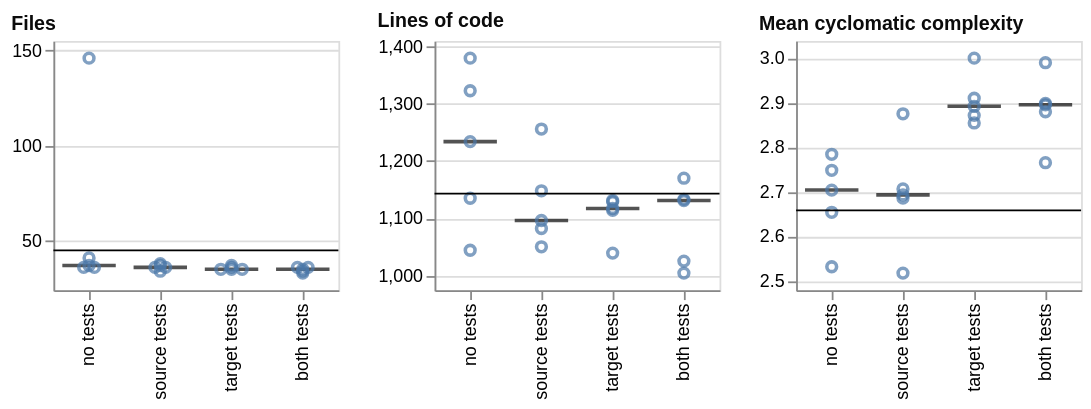

Here is the Vega-Lite specification saved for this chart:
### Vega-Lite specification from a JSON file in a GitHub repository (floating-point values rounded to 4 significant figures)
{"config": {"view": {"continuousWidth": 300, "continuousHeight": 300}}, "concat": [{"layer": [{"mark": {"type": "tick", "color": "#0b0b0b", "opacity": 0.7, "size": 30, "thickness": 2}, "encoding": {"x": {"field": "condition", "scale": {"paddingInner": 0.25, "paddingOuter": 0.125}, "sort": ["no tests", "source tests", "target tests", "both tests"], "title": null, "type": "nominal"}, "y": {"aggregate": "median", "field": "value", "scale": {"domain": [23.96, 155.0], "nice": false}, "title": null, "type": "quantitative"}}}, {"mark": {"type": "point"}, "encoding": {"x": {"field": "condition", "scale": {"paddingInner": 0.25, "paddingOuter": 0.125}, "sort": ["no tests", "source tests", "target tests", "both tests"], "title": null, "type": "nominal"}, "xOffset": {"field": "nudge", "scale": {"domain": [-1.0, 1.0], "range": [9.0, 21.0]}, "title": null, "type": "quantitative"}, "y": {"field": "value", "scale": {"domain": [23.96, 155.0], "nice": false}, "type": "quantitative"}}}, {"mark": {"type": "rule"}, "encoding": {"y": {"aggregate": "median", "field": "reference", "scale": {"domain": [23.96, 155.0], "nice": false}, "type": "quantitative"}}, "transform": [{"filter": {"field": "reference", "valid": true}}]}], "data": {"name": "data-0dd52b264c45575ef80ee2be7fb37794"}, "height": 140, "title": {"text": "Files", "anchor": "start", "color": "#0b0b0b", "fontSize": 11}, "width": 160}, {"layer": [{"mark": {"type": "tick", "color": "#0b0b0b", "opacity": 0.7, "size": 30, "thickness": 2}, "encoding": {"x": {"field": "condition", "scale": {"paddingInner": 0.25, "paddingOuter": 0.125}, "sort": ["no tests", "source tests", "target tests", "both tests"], "title": null, "type": "nominal"}, "y": {"aggregate": "median", "field": "value", "scale": {"domain": [973.9, 1410.0], "nice": false}, "title": null, "type": "quantitative"}}}, {"mark": {"type": "point"}, "encoding": {"x": {"field": "condition", "scale": {"paddingInner": 0.25, "paddingOuter": 0.125}, "sort": ["no tests", "source tests", "target tests", "both tests"], "title": null, "type": "nominal"}, "xOffset": {"field": "nudge", "scale": {"domain": [-1.0, 1.0], "range": [9.0, 21.0]}, "title": null, "type": "quantitative"}, "y": {"field": "value", "scale": {"domain": [973.9, 1410.0], "nice": false}, "type": "quantitative"}}}, {"mark": {"type": "rule"}, "encoding": {"y": {"aggregate": "median", "field": "reference", "scale": {"domain": [973.9, 1410.0], "nice": false}, "type": "quantitative"}}, "transform": [{"filter": {"field": "reference", "valid": true}}]}], "data": {"name": "data-57e6dfa4703c2c07c56e1e6b0a97b20b"}, "height": 140, "title": {"text": "Lines of code", "anchor": "start", "color": "#0b0b0b", "fontSize": 11}, "width": 160}, {"layer": [{"mark": {"type": "tick", "color": "#0b0b0b", "opacity": 0.7, "size": 30, "thickness": 2}, "encoding": {"x": {"field": "condition", "scale": {"paddingInner": 0.25, "paddingOuter": 0.125}, "sort": ["no tests", "source tests", "target tests", "both tests"], "title": null, "type": "nominal"}, "y": {"aggregate": "median", "field": "value", "scale": {"domain": [2.479, 3.039], "nice": false}, "title": null, "type": "quantitative"}}}, {"mark": {"type": "point"}, "encoding": {"x": {"field": "condition", "scale": {"paddingInner": 0.25, "paddingOuter": 0.125}, "sort": ["no tests", "source tests", "target tests", "both tests"], "title": null, "type": "nominal"}, "xOffset": {"field": "nudge", "scale": {"domain": [-1.0, 1.0], "range": [9.0, 21.0]}, "title": null, "type": "quantitative"}, "y": {"field": "value", "scale": {"domain": [2.479, 3.039], "nice": false}, "type": "quantitative"}}}, {"mark": {"type": "rule"}, "encoding": {"y": {"aggregate": "median", "field": "reference", "scale": {"domain": [2.479, 3.039], "nice": false}, "type": "quantitative"}}, "transform": [{"filter": {"field": "reference", "valid": true}}]}], "data": {"name": "data-6ce6bce2af6c188dca6ea08ad52b77d4"}, "height": 140, "title": {"text": "Mean cyclomatic complexity", "anchor": "start", "color": "#0b0b0b", "fontSize": 11}, "width": 160}], "columns": 4, "$schema": "https://vega.github.io/schema/vega-lite/v6.4.1.json", "datasets": {"data-0dd52b264c45575ef80ee2be7fb37794": [{"condition": "no tests", "layout": "rebuilt the file layout", "metric": "file_count", "value": 36.0, "reference": 45.0, "nudge": -0.5}, {"condition": "no tests", "layout": "kept the file layout", "metric": "file_count", "value": 36.0, "reference": 45.0, "nudge": 0.5}, {"condition": "no tests", "layout": "kept the file layout", "metric": "file_count", "value": 146.0, "reference": 45.0, "nudge": 0.0}, {"condition": "no tests", "layout": "rebuilt the file layout", "metric": "file_count", "value": 41.0, "reference": 45.0, "nudge": 0.0}, {"condition": "no tests", "layout": "rebuilt the file layout", "metric": "file_count", "value": 37.0, "reference": 45.0, "nudge": 0.0}, {"condition": "source tests", "layout": "kept the file layout", "metric": "file_count", "value": 36.0, "reference": 45.0, "nudge": -0.5}, {"condition": "source tests", "layout": "kept the file layout", "metric": "file_count", "value": 36.0, "reference": 45.0, "nudge": 0.5}, {"condition": "source tests", "layout": "kept the file layout", "metric": "file_count", "value": 38.0, "reference": 45.0, "nudge": 0.0}, {"condition": "source tests", "layout": "kept the file layout", "metric": "file_count", "value": 34.0, "reference": 45.0, "nudge": 0.0}, {"condition": "source tests", "layout": "rebuilt the file layout", "metric": "file_count", "value": 37.0, "reference": 45.0, "nudge": 0.0}, {"condition": "target tests", "layout": "kept the file layout", "metric": "file_count", "value": 35.0, "reference": 45.0, "nudge": -1.0}, {"condition": "target tests", "layout": "kept the file layout", "metric": "file_count", "value": 35.0, "reference": 45.0, "nudge": 0.0}, {"condition": "target tests", "layout": "kept the file layout", "metric": "file_count", "value": 35.0, "reference": 45.0, "nudge": 1.0}, {"condition": "target tests", "layout": "kept the file layout", "metric": "file_count", "value": 36.0, "reference": 45.0, "nudge": 0.0}, {"condition": "target tests", "layout": "kept the file layout", "metric": "file_count", "value": 37.0, "reference": 45.0, "nudge": 0.0}, {"condition": "both tests", "layout": "kept the file layout", "metric": "file_count", "value": 33.0, "reference": 45.0, "nudge": 0.0}, {"condition": "both tests", "layout": "kept the file layout", "metric": "file_count", "value": 36.0, "reference": 45.0, "nudge": -0.5}, {"condition": "both tests", "layout": "kept the file layout", "metric": "file_count", "value": 36.0, "reference": 45.0, "nudge": 0.5}, {"condition": "both tests", "layout": "kept the file layout", "metric": "file_count", "value": 34.0, "reference": 45.0, "nudge": 0.0}, {"condition": "both tests", "layout": "kept the file layout", "metric": "file_count", "value": 35.0, "reference": 45.0, "nudge": 0.0}], "data-57e6dfa4703c2c07c56e1e6b0a97b20b": [{"condition": "no tests", "layout": "rebuilt the file layout", "metric": "loc", "value": 1044.0, "reference": 1143.0, "nudge": 0.0}, {"condition": "no tests", "layout": "kept the file layout", "metric": "loc", "value": 1380.0, "reference": 1143.0, "nudge": 0.0}, {"condition": "no tests", "layout": "rebuilt the file layout", "metric": "loc", "value": 1323.0, "reference": 1143.0, "nudge": 0.0}, {"condition": "no tests", "layout": "rebuilt the file layout", "metric": "loc", "value": 1135.0, "reference": 1143.0, "nudge": 0.0}, {"condition": "no tests", "layout": "kept the file layout", "metric": "loc", "value": 1234.0, "reference": 1143.0, "nudge": 0.0}, {"condition": "source tests", "layout": "kept the file layout", "metric": "loc", "value": 1096.0, "reference": 1143.0, "nudge": 0.0}, {"condition": "source tests", "layout": "kept the file layout", "metric": "loc", "value": 1256.0, "reference": 1143.0, "nudge": 0.0}, {"condition": "source tests", "layout": "kept the file layout", "metric": "loc", "value": 1050.0, "reference": 1143.0, "nudge": 0.0}, {"condition": "source tests", "layout": "rebuilt the file layout", "metric": "loc", "value": 1148.0, "reference": 1143.0, "nudge": 0.0}, {"condition": "source tests", "layout": "kept the file layout", "metric": "loc", "value": 1082.0, "reference": 1143.0, "nudge": 0.0}, {"condition": "target tests", "layout": "kept the file layout", "metric": "loc", "value": 1117.0, "reference": 1143.0, "nudge": 0.0}, {"condition": "target tests", "layout": "kept the file layout", "metric": "loc", "value": 1114.0, "reference": 1143.0, "nudge": 0.0}, {"condition": "target tests", "layout": "kept the file layout", "metric": "loc", "value": 1131.0, "reference": 1143.0, "nudge": 0.0}, {"condition": "target tests", "layout": "kept the file layout", "metric": "loc", "value": 1129.0, "reference": 1143.0, "nudge": 0.0}, {"condition": "target tests", "layout": "kept the file layout", "metric": "loc", "value": 1039.0, "reference": 1143.0, "nudge": 0.0}, {"condition": "both tests", "layout": "kept the file layout", "metric": "loc", "value": 1131.0, "reference": 1143.0, "nudge": 0.0}, {"condition": "both tests", "layout": "kept the file layout", "metric": "loc", "value": 1170.0, "reference": 1143.0, "nudge": 0.0}, {"condition": "both tests", "layout": "kept the file layout", "metric": "loc", "value": 1004.0, "reference": 1143.0, "nudge": 0.0}, {"condition": "both tests", "layout": "kept the file layout", "metric": "loc", "value": 1133.0, "reference": 1143.0, "nudge": 0.0}, {"condition": "both tests", "layout": "kept the file layout", "metric": "loc", "value": 1025.0, "reference": 1143.0, "nudge": 0.0}], "data-6ce6bce2af6c188dca6ea08ad52b77d4": [{"condition": "no tests", "layout": "rebuilt the file layout", "metric": "mean_cyclomatic", "value": 2.784, "reference": 2.658, "nudge": 0.0}, {"condition": "no tests", "layout": "kept the file layout", "metric": "mean_cyclomatic", "value": 2.654, "reference": 2.658, "nudge": 0.0}, {"condition": "no tests", "layout": "rebuilt the file layout", "metric": "mean_cyclomatic", "value": 2.531, "reference": 2.658, "nudge": 0.0}, {"condition": "no tests", "layout": "rebuilt the file layout", "metric": "mean_cyclomatic", "value": 2.748, "reference": 2.658, "nudge": 0.0}, {"condition": "no tests", "layout": "kept the file layout", "metric": "mean_cyclomatic", "value": 2.704, "reference": 2.658, "nudge": 0.0}, {"condition": "source tests", "layout": "kept the file layout", "metric": "mean_cyclomatic", "value": 2.693, "reference": 2.658, "nudge": 0.0}, {"condition": "source tests", "layout": "kept the file layout", "metric": "mean_cyclomatic", "value": 2.686, "reference": 2.658, "nudge": 0.0}, {"condition": "source tests", "layout": "kept the file layout", "metric": "mean_cyclomatic", "value": 2.706, "reference": 2.658, "nudge": 0.0}, {"condition": "source tests", "layout": "rebuilt the file layout", "metric": "mean_cyclomatic", "value": 2.517, "reference": 2.658, "nudge": 0.0}, {"condition": "source tests", "layout": "kept the file layout", "metric": "mean_cyclomatic", "value": 2.875, "reference": 2.658, "nudge": 0.0}, {"condition": "target tests", "layout": "kept the file layout", "metric": "mean_cyclomatic", "value": 2.855, "reference": 2.658, "nudge": 0.0}, {"condition": "target tests", "layout": "kept the file layout", "metric": "mean_cyclomatic", "value": 2.872, "reference": 2.658, "nudge": 0.0}, {"condition": "target tests", "layout": "kept the file layout", "metric": "mean_cyclomatic", "value": 2.91, "reference": 2.658, "nudge": 0.0}, {"condition": "target tests", "layout": "kept the file layout", "metric": "mean_cyclomatic", "value": 2.892, "reference": 2.658, "nudge": 0.0}, {"condition": "target tests", "layout": "kept the file layout", "metric": "mean_cyclomatic", "value": 3.0, "reference": 2.658, "nudge": 0.0}, {"condition": "both tests", "layout": "kept the file layout", "metric": "mean_cyclomatic", "value": 2.898, "reference": 2.658, "nudge": 0.0}, {"condition": "both tests", "layout": "kept the file layout", "metric": "mean_cyclomatic", "value": 2.765, "reference": 2.658, "nudge": 0.0}, {"condition": "both tests", "layout": "kept the file layout", "metric": "mean_cyclomatic", "value": 2.99, "reference": 2.658, "nudge": 0.0}, {"condition": "both tests", "layout": "kept the file layout", "metric": "mean_cyclomatic", "value": 2.88, "reference": 2.658, "nudge": 0.0}, {"condition": "both tests", "layout": "kept the file layout", "metric": "mean_cyclomatic", "value": 2.895, "reference": 2.658, "nudge": 0.0}]}}
